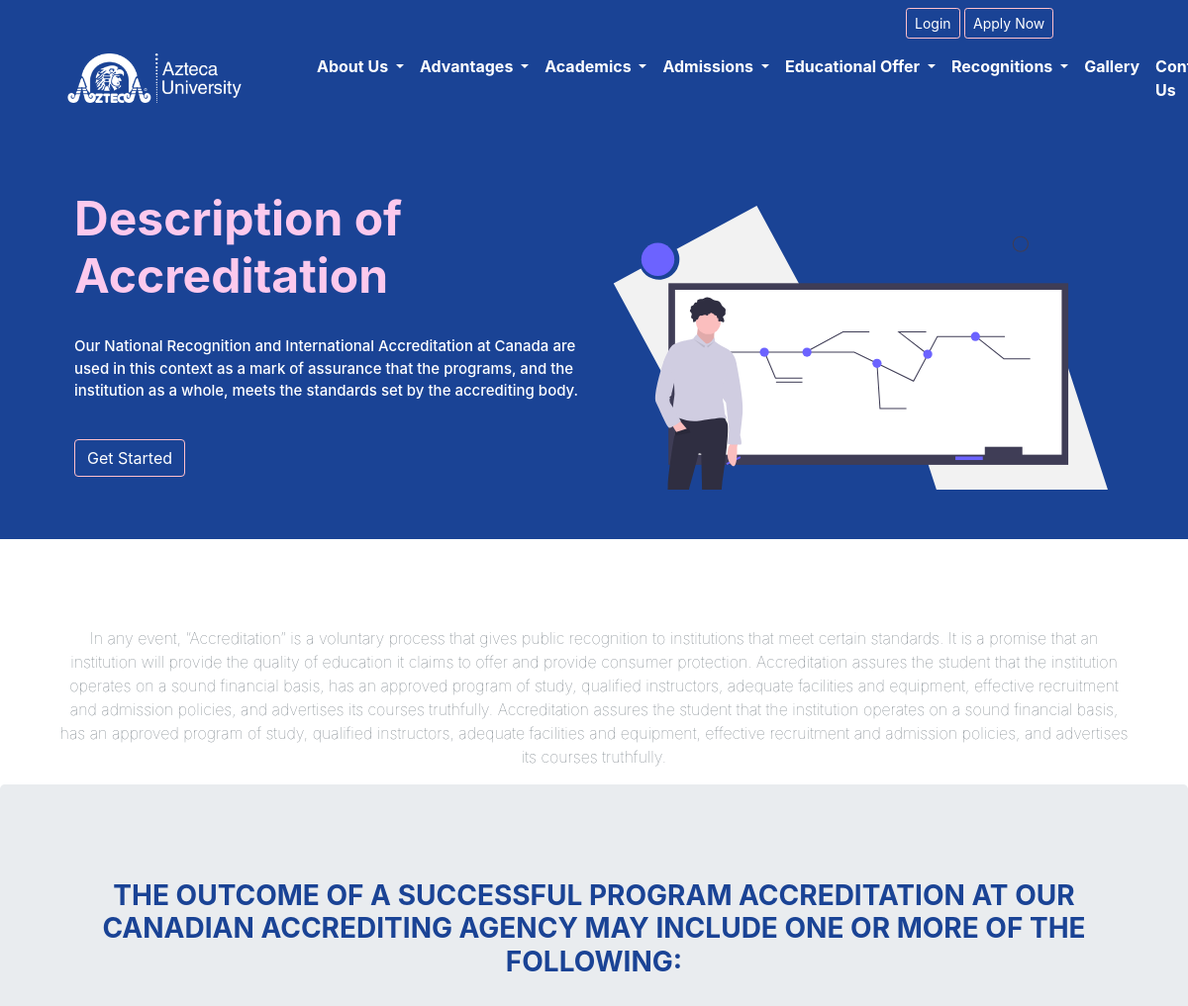
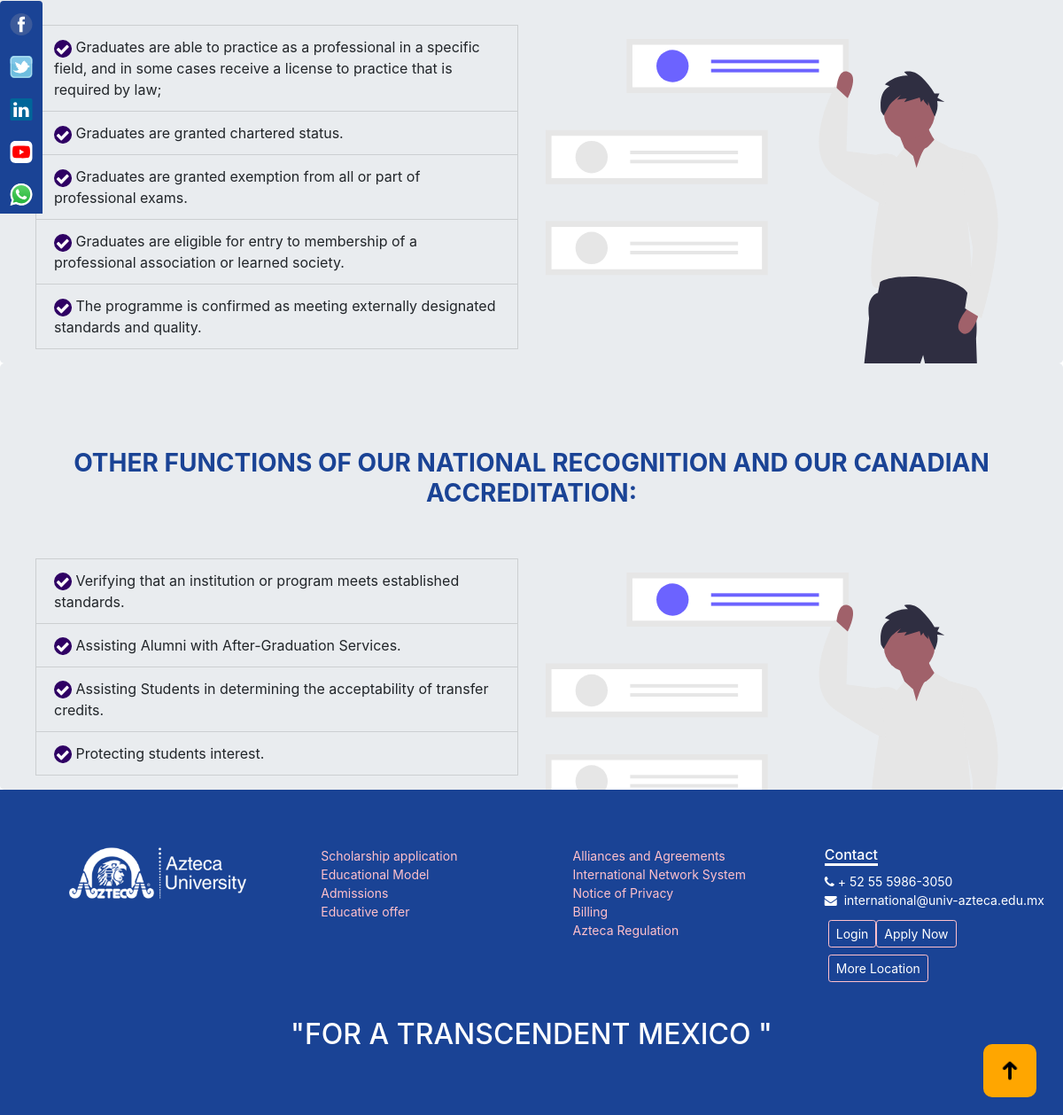
The page /describingAccreditation on the database its author committed (2 pictures, top to bottom).
### main_app/models.py (models this page shows)
class describingAccreditationParagraph(models.Model):
    id = models.AutoField(primary_key=True)
    heading = models.TextField()
    listAvailable = models.BooleanField()
    def __str__(self):
        return self.heading

class describingAccreditation(models.Model):
    id = models.AutoField(primary_key=True)
    heading = models.ForeignKey('describingAccreditationParagraph',on_delete=models.CASCADE)
    listItem = models.TextField()
    def __str__(self):
        return self.listItem

### main_app/views.py (the view)
# urls.py: path('describingAccreditation',views.describingAccreditations),
def describingAccreditations(request):
    spec = specialization.objects.all()
    program = degreeProgram.objects.all()
    education = educationalOffering.objects.all().order_by('priority')
    mainList=[]
    para = describingAccreditationParagraph.objects.filter(listAvailable=False)[0]
    paraTrue = describingAccreditationParagraph.objects.filter(listAvailable=True)
    for i in paraTrue:
        dictionary={}
        data = describingAccreditation.objects.filter(heading=i)
        dictionary['heading'] = data[0].heading
        dictionary['contentList'] = data
        mainList.append(dictionary)
    print(mainList)
    return render(request,'describingAccreditation.html',{'para':para,'lists':mainList,'educationalOffering':education,'spec':spec,'degree':program})

### templates/describingAccreditation.html (shortened to what this page needs)
{% load static %}
<!DOCTYPE html>
<html lang="en">
<head>
    <link rel="stylesheet" href="https://cdn.jsdelivr.net/npm/bootstrap@4.5.3/dist/css/bootstrap.min.css">
    <link rel="stylesheet" href="https://cdnjs.cloudflare.com/ajax/libs/font-awesome/4.7.0/css/font-awesome.min.css">
    <link rel="stylesheet" href="{% static 'css/style.css' %}">
</head>
<body>
    <div class=" icon-bar">
        <a href="https://www.facebook.com/uni.azteca.internacional"><img class="linkedin" src="{% static 'images/facebook-3.svg'%}"></a>
        <a href="https://twitter.com/uniazteca?ref_src=twsrc%5Etfw%7Ctwcamp%5Eembeddedtimeline%7Ctwterm%5Eprofile%3Auniazteca&ref_url=https%3A%2F%2Fwww.univ-azteca.edu.mx%2FEn%2Fundergraduate%2F"><img class="linkedin" src="{% static 'images/twitter-4 (1).svg'%}"></a>
        <a href="#"><img class="linkedin" src="{% static 'images/linkedin-icon-2.svg'%}"></a>
        <a href="#"><img src="{% static 'images/youtube-3 (1).svg' %}" class="youtube"></a>
        <a href="#"><img src="{% static 'images/whatsapp-symbol.svg'%}" class="youtube"></a>
    </div>
    <section class="fixed-top click-navbar" id="navbar">
        <div id='top-nav'>
            <div class="container-fluid ml-auto">
                <div class="row">
                    <div class="col-xl-3 col-lg-3 mt-2 ml-auto">
                        <button type="button" class="btn manual-btn btn-sm " data-toggle="modal" data-target="#myModal">Login</button>
                        <button type="button " class="btn manual-btn btn-sm" data-toggle="modal" data-target="#form">Apply Now</button>
                    </div>
                </div>
            </div>
        </div>
        <nav class="navbar navbar-expand-xl navbar-light">
            <a class="navbar-brand" href="/"><img src="{% static 'images/testLogo.svg' %}"></a>
            <div class="collapse navbar-collapse ml-auto" id="navbarSupportedContent">
                <ul class="navbar-nav ml-auto">
                    <li class="nav-item dropdown color-blue ">
                        <a class="nav-link dropdown-toggle" href="#" id="navbarDropdown" role="button" data-toggle="dropdown" aria-haspopup="true" aria-expanded="false">
            </a>
                    </li>
                    <li class="nav-item dropdown color-blue ">
                        <a class="nav-link dropdown-toggle" href="#" id="navbarDropdown" role="button" data-toggle="dropdown"  aria-haspopup="true" aria-expanded="false">
            </a>
                    </li>
                    <li class="nav-item dropdown color-blue ">
                        <a class="nav-link dropdown-toggle" href="#" id="navbarDropdown" role="button" data-toggle="dropdown"  aria-haspopup="true" aria-expanded="false">
            </a>
                    </li>
                    <li class="nav-item dropdown ">
                        <a class="nav-link dropdown-toggle" href="#" id="navbarDropdown" role="button" data-toggle="dropdown"  aria-haspopup="true" aria-expanded="false">
            </a>
                    </li>
                    <li class="nav-item dropdown ">
                        <a class="nav-link dropdown-toggle" href="#" id="navbarDropdown" role="button" data-toggle="dropdown"  aria-haspopup="true" aria-expanded="false">
            </a>
                    </li>
                    <li class="nav-item dropdown ">
                        <a class="nav-link dropdown-toggle" href="# " id="navbarDropdown" role="button" data-toggle="dropdown"  aria-haspopup="true " aria-expanded="false ">
            </a>
                    </li>
                    <li class="nav-item "><a class="nav-link" href="/gallery">Gallery</a></li>
                    <li class="nav-item "><a class="nav-link" href="/contact">Contact Us</a></li>
                </ul>
            </div>
        </nav>
    </section>
    <section class="fixed-top hover-navbar" id="navbar">
        <div id='top-nav'>
            <div class="container-fluid ml-auto">
                <div class="row">
                    <div class="col-xl-3 col-lg-3 pt-2 ml-auto">
                        <button type="button" class="btn manual-btn btn-sm " data-toggle="modal" data-target="#myModal">Login</button>
                        <button type="button " class="btn manual-btn btn-sm" data-toggle="modal" data-target="#form">Apply Now</button>
                    </div>
                </div>
            </div>
        </div>
        <nav class="navbar navbar-expand-xl navbar-light">
            <a class="navbar-brand" href="/"><img src="{% static 'images/testLogo.svg' %}"></a>
            <div class="collapse navbar-collapse ml-auto" id="navbarSupportedContent">
                <ul class="navbar-nav ml-auto">
                    <li class="nav-item dropdown color-blue ">
                        <a class="nav-link dropdown-toggle" href="#" id="navbarDropdown" role="button"   aria-haspopup="true" aria-expanded="false">
                    About Us
            </a>
                    </li>
                    <li class="nav-item dropdown color-blue ">
                        <a class="nav-link dropdown-toggle" href="#" id="navbarDropdown" role="button"   aria-haspopup="true" aria-expanded="false">
                    Advantages
            </a>
                    </li>
                    <li class="nav-item dropdown color-blue ">
                        <a class="nav-link dropdown-toggle" href="#" id="navbarDropdown" role="button"   aria-haspopup="true" aria-expanded="false">
                    Academics
            </a>
                    </li>
                    <li class="nav-item dropdown ">
                        <a class="nav-link dropdown-toggle " href="#dropdown-menu" id="navbarDropdown" role="button"   aria-haspopup="true" aria-expanded="false">
                Admissions
            </a>
                    </li>
                    <li class="nav-item dropdown ">
                        <a class="nav-link dropdown-toggle " href="#" id="navbarDropdown" role="button"   aria-haspopup="true" aria-expanded="false">
                Educational Offer
            </a>
                    </li>
                    <li class="nav-item dropdown ">
                        <a class="nav-link dropdown-toggle " href="# " id="navbarDropdown" role="button "   aria-haspopup="true " aria-expanded="false ">
            Recognitions
            </a>
                    </li>
                    <li class="nav-item "><a class="nav-link" href="/gallery">Gallery</a></li>
                    <li class="nav-item "><a class="nav-link" href="/contact">Contact Us</a></li>
                </ul>
            </div>
        </nav>
    </section>
    <section class="landing-page">
        <div class="container">
            <div class="landing-content">
                <div class="container">
                    <div class="col-xl-12">
                        <div class="row">
                            <div class="col-xl-6">
                                <h1 class="welcome-heading wow fadeIn " style="visibility: visible; animation-name: fadeIn;">Description of Accreditation </h1>
                                <p class="text-white pt-4 welcome-content wow bounceIn" data-wow-delay="0.2s" style="visibility: visible; animation-delay: 0.2s; animation-name: bounceIn;">Our National Recognition and International Accreditation at Canada are used in this context as a mark of assurance that the programs, and the institution as a whole, meets the standards set by the accrediting body.</p>
                                <button type="button" class="btn manual-btn wow bounceIn" style="visibility: visible; animation-delay: 0.3s; animation-name: bounceIn;" data-wow-delay="0.3s">Get Started</button>
                            </div>
                            <div class="col-xl-6 p-3 wow fadeIn" data-wow-delay="0.9s" style="visibility: visible;; animation-name: fadeIn;">
                                <img src="{% static 'images/undraw_professor_8lrt.svg' %}" class="img-fluid">
                            </div>
                        </div>
                    </div>
                </div>
            </div>
        </div>
    </section>
    <section>
        <div class="container ">
            <div class="col-xl-12 ">
                <div class="content-wrapper text-center pt-5 ">
                    <p class="text-dark text-muted pt-3 ">{{para.heading}}</p>
                </div>
            </div>
        </div>
    </section>
    {% for i in lists %}
    <section class="jumbotron pt-xl-5 ">
        <div class="pt-5 ml-auto ">
            <div class="container">
            <h3 class="text-center theme-color text-uppercase wow fadeIn  " data-wow-delay="0.2s " style="visibility: visible; animation-name: fadeIn; "><b>{{i.heading}}</b> </h3>
            </div>
            <div class="row pt-5 ">
                <div class="col-xl-6 list-first-half ">
                    <ul class="list-group-3 ">
                        {% for j in i.contentList %}
                        <li class="list-group-item wow fadeIn " data-wow-delay="0.3s " style="visibility: visible; animation-name:fadeIn "><img src="{% static 'images/tick.svg' %} " width="20 " height="20 "> {{j.listItem}}</li>
                        {% endfor %}
                    </ul>
                </div>
                <div class="col-xl-6 p-3 ">
                    <img src="{% static 'images/undraw_my_answer_iw6k.svg' %} " class="img-fluid wow fadeIn " data-wow-delay="0.7s " style="visibility: visible; animation-name:fadeIn ">
                </div>
            </div>
        </div>
    </section>
    {% endfor %}
    <section>
              <div class="footer ">
                  <div class="container-fluid ">
                      <div class="row ml-5 ">
                          <div class="col-lg-3 col-md-3 col-sm-12 ">
                              <p class="mb-4 "><img src="{% static 'images/testLogo.svg' %} " alt="Image "  width="200px " height="60px "></p>
                          </div>
                          <div class="col-lg-3 ml-auto ">
                              <ul class="list-unstyled ml-auto ">
                                  <li><a href="# " data-toggle="modal" data-target="#exampleModal">Scholarship application</a></li>
                                  <li><a href="educationModel">Educational Model</a></li>
                                  <li><a data-toggle="modal" href="#exampleModalAdmission">Admissions</a></li>
                                  <li><a href="# " data-toggle="modal" data-target="#educativeOffer">Educative offer</a></li>
                              </ul>
                              </div>
                          <div class="col-lg-3 mr-auto ">
                              <ul class="list-unstyled mr-auto ">
                                  <li><a href="# " data-toggle="modal" data-target="#exampleModalAlliance">Alliances and Agreements</a></li>
                                  <li><a href="# " data-toggle="modal" data-target="#exampleModalAlliance">International Network System</a></li>
                                  <li><a href="{% static 'images/AvisodePrivacidad.pdf' %} " >Notice of Privacy</a></li>
                                  <li><a data-toggle="modal" href="#exampleModal2">Billing</a></li>
                                  <li><a href="{% static 'images/regulationsAzteca.pdf' %}">Azteca Regulation</a></li>
                              </ul>
                          </div>
                          <div class="col-lg-3">
                              <h3 class="footer-heading "><span>Contact</span></h3>
                              <ul class="list-unstyled">
                                  <li><a href="tel:+525559863050 " style="color:white; "><i class="fa fa-phone "></i> + 52 55 5986-3050</a></li>
                                  <li><a href="mailto:international@univ-azteca.edu.mx " style="color:white; "><i class="fa fa-envelope mr-1 "></i>  international@univ-azteca.edu.mx</a></li>
                                  <div class="row m-1">
                                    <li><button type="button" class="btn manual-btn btn-sm mt-2 " data-toggle="modal" data-target="#myModal">Login</button></li>
                                    <li> <button type="button" class="btn manual-btn btn-sm mt-2 " data-toggle="modal" data-target="#form">Apply Now</button></li>
                                    <div>
                                    <li><a href="/contact"><button href="/contact" class="btn manual-btn btn-sm mt-2">More Location</button></a></li>
                                </ul>
                          </div>
                          </div>
                          </div>
                          <h2 class="text-center text-white pt-4 ">"FOR A TRANSCENDENT MEXICO "</h2>
                          </div>
                      </section>
                <div class="top-up-btn ">
                    <a href="# "><button type="button " class="up-btn btn-outline-warning " id="scroll-top-btn "><img src="{% static 'images/upArrow.png' %} " width="30 " height="30 "></button></a>
                </div>
</body>
</body>
</html>

### rows shown on the page
describingAccreditationParagraph: heading "In any event, “Accreditation” is a voluntary process that gives public recognition to institutions that meet certain standards. It is a promise that an institution will provide the quality of education it claims to offer and provide consumer protection. Accreditation assures the student that the institution operates on a sound financial basis, has an approved program of study, qualified instructors, adequate facilities and equipment, effective recruitment and admission policies, and advertises its courses truthfully. Accreditation assures the student that the institution operates on a sound financial basis, has an approved program of study, qualified instructors, adequate facilities and…"
describingAccreditationParagraph: heading "THE OUTCOME OF A SUCCESSFUL PROGRAM ACCREDITATION AT OUR CANADIAN ACCREDITING AGENCY MAY INCLUDE ONE OR MORE OF THE FOLLOWING:"
describingAccreditation: listItem "Graduates are able to practice as a professional in a specific field, and in some cases receive a license to practice that is required by law;"
describingAccreditation: listItem "Graduates are granted chartered status."
describingAccreditation: listItem "Graduates are granted exemption from all or part of professional exams."
describingAccreditation: listItem "Graduates are eligible for entry to membership of a professional association or learned society."
describingAccreditation: listItem "The programme is confirmed as meeting externally designated standards and quality."
describingAccreditationParagraph: heading "OTHER FUNCTIONS OF OUR NATIONAL RECOGNITION AND OUR CANADIAN ACCREDITATION:"
describingAccreditation: listItem "Verifying that an institution or program meets established standards."
describingAccreditation: listItem "Assisting Alumni with After-Graduation Services."
describingAccreditation: listItem "Assisting Students in determining the acceptability of transfer credits."
describingAccreditation: listItem "Protecting students interest."
